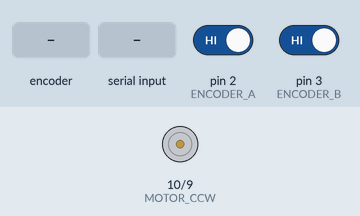
This sketch was run on a simulated Arduino Uno, built with avr-gcc and run on an emulated ATmega328P. Shown: motor-driver pin pairs drawn as motors (green arrow = first pin HIGH = forward, orange = second pin HIGH = backward, longer = more drive). Inputs (shaded band) come from the test bench; at power-on: pin 2 (ENCODER_A) HIGH, pin 3 (ENCODER_B) HIGH. What the sketch prints to the serial monitor is not drawn.

Above: at 1.2 s.
1.3 s: rotary encoder on pin 2 (ENCODER_A) / pin 3 (ENCODER_B) turned 1 step (first pin leading)
At 2.7 s:
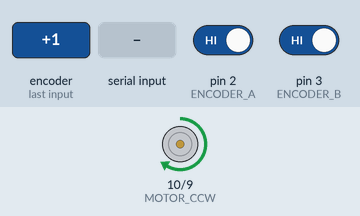
3.0 s: "90,45\n" received over Serial
At 3.3 s:
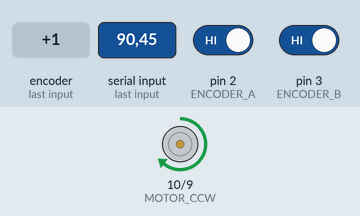
4.5 s: "30,150\n" received over Serial
At 5.7 s:
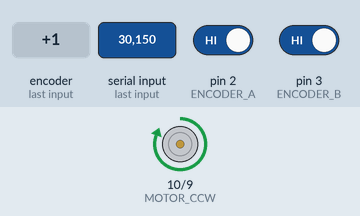
6.0 s: "5\n" received over Serial
7.5 s: "90\n" received over Serial
Timing chart, 0 to 10.0 s (numbered marks = the images above; inputs shaded):
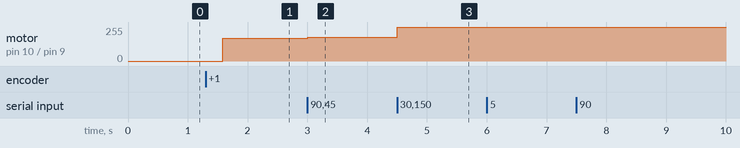

The sketch:

pid_control.ino
```cpp
#include "PIDController.h"
/* ENCODER_A and ENCODER_B pins are used to read the encoder
 * Data from the microcontroller, the data from the encoder
 * comes very fast so these two pins have to be interrupt enabled
 * pins
*/
#define ENCODER_A 2
#define ENCODER_B 3
/* the MOTOR_CW and MOTOR_CCW pins are used to drive the H-bridge
 * the H-bridge then drives the motors, These two pins must have to
 * be PWM enabled, otherwise the code will not work.
*/
#define MOTOR_CW 9
#define MOTOR_CCW 10

/*In this section we have defined the gain values for the
 * proportional, integral, and derivative controller I have set
 * the gain values with the help of trial and error methods.
*/
// #define __Kp 260 // Proportional constant
// #define __Ki 2.7 // Integral Constant
// #define __Kd 2000 // Derivative Constant

#define __Kp 20// Proportional constant
#define __Ki 3 // Integral Constant
#define __Kd 1000 // Derivative Constant

volatile long int encoder_count = 0; // stores the current encoder count
unsigned int integerValue = 0; // stores the incoming serial value. Max value is 65535
char incomingByte; // parses and stores each character one by one
int motor_pwm_value = 255; // after PID computation data is stored in this variable.
PIDController pidcontroller;

void setup() {
  Serial.begin(115200); // Serial for Debugging
  pinMode(ENCODER_A, INPUT); // ENCODER_A as Input
  pinMode(ENCODER_B, INPUT); // ENCODER_B as Input
  pinMode(MOTOR_CW, OUTPUT); // MOTOR_CW as Output
  pinMode(MOTOR_CCW, OUTPUT); // MOTOR_CW as Output
/* attach an interrupt to pin ENCODER_A of the Arduino, and when the pulse is in the RISING edge called the function encoder().
*/
  attachInterrupt(digitalPinToInterrupt(ENCODER_A), encoder, RISING);
  pidcontroller.begin(); // initialize the PID instance
  pidcontroller.tune(__Kp , __Ki , __Kd); // Tune the PID, arguments: kP, kI, kD
  pidcontroller.limit(-511, 511); // Limit the PID output between -255 to 255, this is important to get rid of integral windup!
}

void loop() {
  // while (Serial.available() > 0) {
  //   integerValue = Serial.parseInt(); // stores the integerValue
  //   incomingByte = Serial.read(); // stores the /n character
  //   pidcontroller.setpoint(integerValue); // The "goal" the PID controller tries to "reach",
  //   //Serial.println(integerValue); // print the incoming value for debugging
  //   if (incomingByte == '\n') // if we receive a newline character we will continue in the loop
  //     continue;
  // }
  while (Serial.available() > 0) {
    Serial.println("Start to readIn");
    integerValue = Serial.parseInt(); // stores the integerValue
    incomingByte = Serial.read();
    incomingByte = Serial.read();
    pidcontroller.setpoint(integerValue); // The "goal" the PID controller tries to "reach",
    //Serial.println(integerValue); // print the incoming value for debugging
    // Serial.print("integerValue: ");
    // Serial.println(integerValue);
    // Serial.print("incomingByte: ");
    // Serial.println(incomingByte);
    if (incomingByte == '\n') // if we receive a newline character we will continue in the loop
      continue;
  }
  // Serial.print("setPoint: ");
  // Serial.println(pidcontroller.setPoint);
  motor_pwm_value = pidcontroller.compute(encoder_count);  //Let the PID compute the value, returns the calculated optimal output
  //Serial.print(motor_pwm_value); // print the calculated value for debugging
  //Serial.print("   ");
  Serial.println(motor_pwm_value);
  if (motor_pwm_value > 0) // if the motor_pwm_value is greater than zero we rotate the  motor in clockwise direction
    motor_ccw(motor_pwm_value);
  else // else, we move it in a counter-clockwise direction
    motor_cw(abs(motor_pwm_value));
  //Serial.println(encoder_count);// print the final encoder count.
  //delay(1);
}

void encoder() {
  if (digitalRead(ENCODER_B) == HIGH) // if ENCODER_B is high increase the count
    encoder_count++; // increment the count
  else // else decrease the count
    encoder_count--; // decrement the count
}

void motor_cw(int power) {
  // 100 default
  if (power > 100) {
    analogWrite(MOTOR_CW, power);
    digitalWrite(MOTOR_CCW, LOW);
  }
// both of the pins are set to low
  else {
    digitalWrite(MOTOR_CW, LOW);
    digitalWrite(MOTOR_CCW, LOW);
  }
}

void motor_ccw(int power) {
  // 100 default
  if (power > 100) {
    analogWrite(MOTOR_CCW, power);
    digitalWrite(MOTOR_CW, LOW);
  }
  else {
    digitalWrite(MOTOR_CW, LOW);
    digitalWrite(MOTOR_CCW, LOW);
  }
}
```

PIDController.cpp
```cpp
#include "PIDController.h"

PIDController::PIDController () {
  // Variables - double
  double output;
  double lastErr;
  double errSum;

  // Variables - long
  unsigned long lastTime;

  // Variables - bool
  bool doConstrain;
  bool init;

  // Variables - double - tuining
  double Kp;
  double Ki;
  double Kd;
  double divisor;
  double minOut;
  double maxOut;
  double setPoint;
}

void PIDController::begin () {
  Kp = 1;
  Ki = 1;
  Kd = 1;
  divisor = 10;
  doLimit = false;
  init = true;
}

void PIDController::setpoint (double newSetpoint) {
  setPoint = newSetpoint;
}

void PIDController::tune (double _Kp, double _Ki, double _Kd) {
  if (_Kp < 0 || _Ki < 0 || _Kd < 0) return;
  Kp = _Kp;
  Ki = _Ki;
  Kd = _Kd;
}

void PIDController::limit(double min, double max) {
  minOut = min;
  maxOut = max;
  doLimit = true;
}

void PIDController::printGraph (double sensorInput, String verbose) {
  Serial.print(sensorInput);
  if (verbose == VERBOSE) {
    Serial.print(",");
    Serial.print(output);
  }
  Serial.print(",");
  Serial.println(setPoint);
}


void PIDController::minimize (double newMinimize) {
  divisor = newMinimize;
}

// Getters
double PIDController::getOutput () {
  return output;
}


double PIDController::compute (double sensor, String graph, String verbose) {
  // Return false if it could not execute;
  // This is the actual PID algorithm executed every loop();

  // Failsafe, return if the begin() method hasn't been called
  if (!init) return 0;

  // Calculate time difference since last time executed
  unsigned long now = millis();
  double timeChange = (double)(now - lastTime);

  // Calculate error (P, I and D)
  double error = setPoint - sensor;
  //errSum += error * timeChange;
  errSum += error ;
  if (doLimit) {
    errSum = constrain(errSum, minOut * 1.1, maxOut * 1.1);
  }
  // double dErr = (error - lastErr) / timeChange;
  double dErr = (error - lastErr);

  // Calculate the new output by adding all three elements together
  double newOutput = (Kp * error + Ki * errSum + Kd * dErr) / divisor;

  // If limit is specifyed, limit the output
  if (doLimit) {
    output = constrain(newOutput, minOut, maxOut);
  } else {
    output = newOutput;
  }

  // Update lastErr and lastTime to current values for use in next execution
  lastErr = error;
  lastTime = now;

  // Draw the garph if GRAPH mode
  if (graph == GRAPH) {
    printGraph(sensor, verbose);
  }

  // Return the current output
  return output;
}
```

PIDController.h
```cpp
#ifndef PIDControllerLib
#define PIDControllerLib

#if (ARDUINO >= 100)
  #include "Arduino.h"
#else
  #include "WProgram.h"
#endif

#define GRAPH     "graph"
#define NOGRAPH   "nograph"
#define VERBOSE   "verbose"
#define NOVERBOSE "noverbose"

class PIDController {
  public:
    double setPoint;

    // Constructor
    PIDController();

    // Methods - double
    double compute(double input, String graph = NOGRAPH, String verbose = NOVERBOSE);

    // Methods - void
    void begin();
    void tune(double _Kp, double _Ki, double _Kd);
    void limit(double min, double max);
    void setpoint(double newSetpoint);
    void minimize(double newMinimize);

    // Methods - double, getters
    double getOutput();
  private:
    // Methods
    void printGraph(double sensorInput, String verbose);

    // Variables - long
    unsigned long lastTime;

    // Variables - double
    double output;
    double lastErr;
    double timeChanged;

    // Variables - double, error variables
    double error;
    double errSum;
    double dErr;

    // Variables - bool
    bool doLimit;
    bool init;

    // Variables - double - tuining
    double Kp;
    double Ki;
    double Kd;
    double divisor;
    double minOut;
    double maxOut;
    //double setPoint;
};
#endif
```

Measured:
- after the input at 1.3 s, motor on pin 10 (MOTOR_CCW) / pin 9 (MOTOR_CW): stopped → forward 170/255 after 0.28 s
- after the input at 3.0 s, motor on pin 10 (MOTOR_CCW) / pin 9 (MOTOR_CW): forward 170/255 → forward 180/255 at once
- after the input at 4.5 s, motor on pin 10 (MOTOR_CCW) / pin 9 (MOTOR_CW): forward 180/255 → forward 255/255 at once
